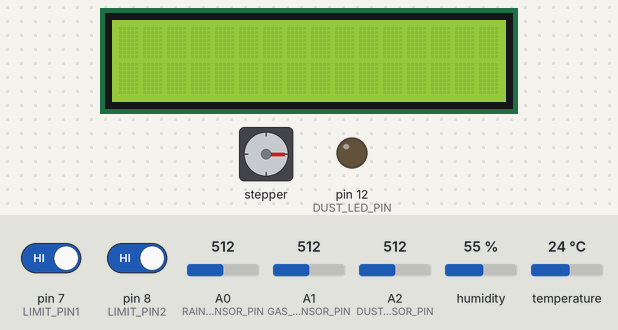
A sketch run on a simulated Arduino Uno, built with avr-gcc and run on an emulated ATmega328P. Shown: stepper motor, 16×2 character LCD, output pins drawn as LEDs (lit = HIGH). Wiring (inferred from the names in the program): stepper motor driver (200 steps per turn assumed): step pin 4; direction pin 5; enable pin 6. The test bench sets the inputs (shaded band); at power-on: pin 8 (LIMIT_PIN2) HIGH, pin 7 (LIMIT_PIN1) HIGH, A0 (RAIN_SENSOR_PIN) = 512, A1 (GAS_SENSOR_PIN) = 512, A2 (DUST_SENSOR_PIN) = 512, humidity 55 %, temperature 24 °C. Pins used as bus, display or sensor lines are not drawn; what the sketch prints to the serial monitor is not drawn.

Above: at 1.2 s.
1.3 s: pin 8 (LIMIT_PIN2) driven LOW
At 2.2 s:
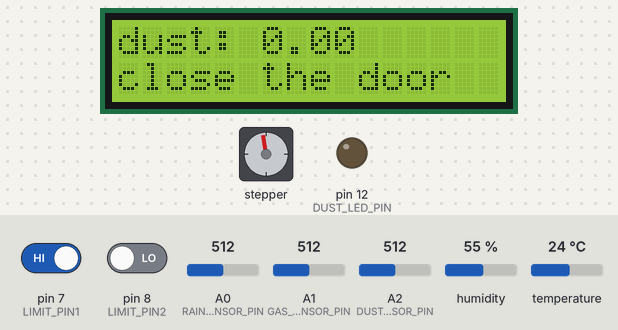
At 4.1 s:
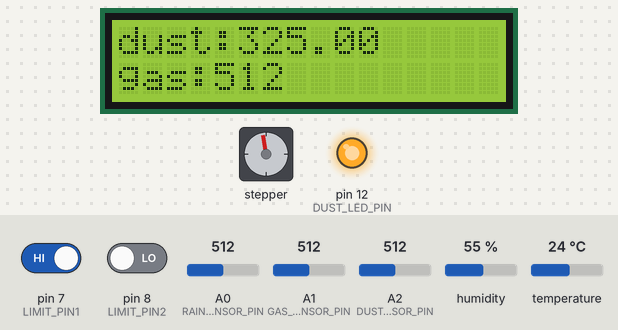
4.3 s: pin 7 (LIMIT_PIN1) driven LOW
At 5.6 s:
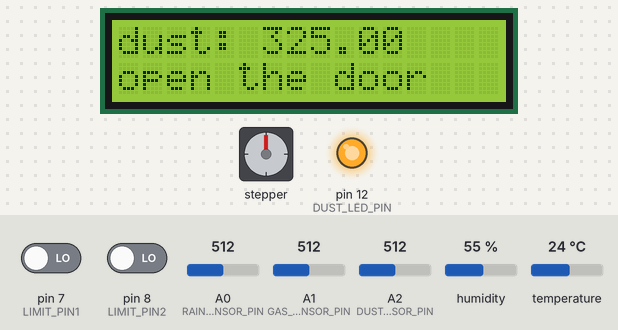
Timing chart, 0 to 13.3 s (numbered marks = the images above; inputs shaded):
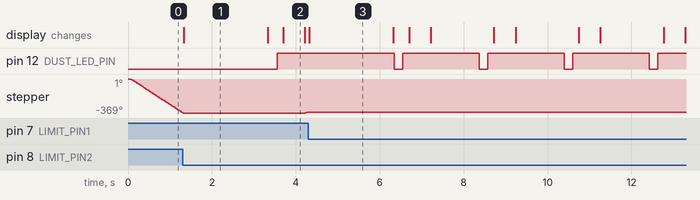

The sketch:

_______led.ino
```cpp
#include <LiquidCrystal_I2C.h>

#include <SoftwareSerial.h>
SoftwareSerial soft(12, 13);


#include <Wire.h>
LiquidCrystal_I2C lcd(0x27, 16, 2);

int led = 0;

// 모터 관련 설정
#define STEP_DELAY 3000
#define STEP_COUNT 200
#define ENABLE_PIN 6  //모터의 전압 차단유무
#define DIR_PIN 5     //회전의 방형
#define STEP_PIN 4    //회전의 정도
#define LIMIT_PIN1 7  //닫히는 스위치
#define LIMIT_PIN2 8  //열리는 스위치

int window_control = 1;  // 0: 수동 , 1:자동 ,작동하는지 확인을 위해 1로 지정
int window_status = 0;   // 0 : 정지 , 1 : 열리도록 , 2 : 닫히도록

int prev_window_status = 0;      // 창문의 마지막 상태를 저장, 0:알수 없음, 1:열림, 2:닫힘
unsigned long last_step_micros;  // 마지막으로 모터를 움직인 시간을 저장
int last_step_pin_status;
int prev_limit_1_status;  //이벤트 발생 전 닫히는 스위치의 상태
int prev_limit_2_status;  //이벤트 발생 전 열리는 스위치의 상태

#define SENSOR_CHECK_PERIOD 2000

//온도센서 설정
#include "DHT.h"
#define DHTPIN 11  // 11핀에다가 온도 센서 연결
#define DHTTYPE DHT11

DHT dht(DHTPIN, DHTTYPE);
int8_t humi, temp;  // humi, temp 변수 선언
unsigned long dht_prev_readed_millis;


#define LIMIT_TEMP_MAX_VALUE 30  //최고 온도, 이상이면 더움 감지
#define LIMIT_TEMP_MIN_VALUE 11  //최저 온도 , 이하이면 추움 감지

// 빗물 감지 센서
#define RAIN_SENSOR_PIN A0    // A0핀에다가 빗물 센서 연결
#define LIMIT_RAIN_VALUE 700  // 비가오는지 구분할 센서값 , 미만이면 비 감지
int rain_value = 0;

// 가스 감지 센서
#define GAS_SENSOR_PIN A1    // A1핀에다가 가스 센서 연결
#define LIMIT_GAS_VALUE 500  //이상이면 가스 감지
int gas_value = 0;

// 미세먼지 센서
#define LIMIT_DUST_VALUE 150  // 미세먼지 나쁨 감지
int DUST_SENSOR_PIN = A2;     // 미세먼지 핀 번호
int DUST_LED_PIN = 12;        // 미세먼지 센서 안에 있는 적외선 led 핀 번호
float dust_value = 0;         // 센서에서 입력 받은 미세먼지 값
float dustDensityug = 0;      // ug/m^3 값을 계산

int sampling = 280;  // 적외선 led를 키고, 센서 값을 읽어 들여 미세먼지를 측정하는 샘플링 시간
int waiting = 40;
float stop_time = 9680;  // 센서를 구동하지 않는 시간

void setup() {
  lcd.init();  //LCD 사용 시작    lcd.begin() 으로 하니까 에러 남
  lcd.backlight();

  Serial.begin(9600);
  soft.begin(9600);

  // 모터 관련 코드
  pinMode(DIR_PIN, OUTPUT);

  pinMode(STEP_PIN, OUTPUT);
  pinMode(ENABLE_PIN, OUTPUT);

  // 스위치 관련 코드
  pinMode(LIMIT_PIN1, INPUT);
  pinMode(LIMIT_PIN2, INPUT);

  // 모터 관련 코드
  digitalWrite(ENABLE_PIN, HIGH);
  digitalWrite(DIR_PIN, HIGH);
  last_step_micros = millis();

  // 스위치 관련 코드
  prev_limit_1_status = digitalRead(LIMIT_PIN1);
  prev_limit_2_status = digitalRead(LIMIT_PIN2);
  window_status = 0;

  // 온도 센서 초기화
  Serial.println("DHT SENSOR INIT");
  dht.begin();

  // 미세먼지 적외선 led를 출력으로 설정
  pinMode(DUST_LED_PIN, OUTPUT);
}

void loop() {
  // 센서 읽기
  // 온도 센서 측정

  if (((millis() - dht_prev_readed_millis) > SENSOR_CHECK_PERIOD) && (window_status == 0))  // 창문이 닫힌 상태이면서 2초 이상마다 정보를 출력
  {
    humi = (int8_t)dht.readHumidity();
    temp = (int8_t)dht.readTemperature();
    digitalWrite(DUST_LED_PIN, LOW);    // 미세먼지 적외선
    delayMicroseconds(sampling);        // 샘플링해주는 시간.
    dht_prev_readed_millis = millis();  //실행 했던 시간 저장

    dust_value = analogRead(DUST_SENSOR_PIN);
    delay(200);
    // 빗물 감지 센서
    rain_value = analogRead(RAIN_SENSOR_PIN);

    // 가스 감지 센서
    gas_value = analogRead(GAS_SENSOR_PIN);

    // 센서 값 읽어오기


    digitalWrite(DUST_LED_PIN, HIGH);  // LED 끄기
    delayMicroseconds(stop_time);      // LED 끄고 대기

    // 센서값 시리얼 모니터 출력
    Serial.println("###############################");
    Serial.println("######  SENSOR VALUE ##########");
    Serial.println("###############################");

    // 온습도 센서 값 출력
    Serial.print("TEMPERATURE : ");
    Serial.print(temp);
    Serial.println(" DEG");

    Serial.print("HUMIDITY : ");
    Serial.print(humi);
    Serial.println(" %");

    // 미세먼지 센서 값 출력
    dustDensityug = (0.17 * (dust_value * (5.0 / 1024)) - 0.1) * 1000;  // 미세먼지 값 계산
    Serial.print("Dust Density [ug/m3]: ");                             // 시리얼 모니터에 미세먼지 값 출력
    Serial.print(dustDensityug);

    if (dustDensityug < LIMIT_DUST_VALUE) {
      Serial.println("(NOT DETECTED)");
    } else {
      Serial.println("(DETECTED)");
    }

    lcd.setCursor(0, 0);
    lcd.print("dust:");
    lcd.print(dustDensityug);
    lcd.setCursor(0, 1);
    lcd.print("gas:");
    lcd.print(gas_value);
    delay(500);
    lcd.clear();
    // 빗물 센서 값 출력
    Serial.print("RAIN : ");
    Serial.print(rain_value);

    if (rain_value < LIMIT_RAIN_VALUE) {
      Serial.println("(DETECTED)");
    } else {
      Serial.println("(NOT DETECTED)");
    }

    // 가스 센서 값 출력
    Serial.print("GAS : ");
    Serial.print(gas_value);
    if (gas_value > LIMIT_GAS_VALUE) {
      Serial.println("(DETECTED)");
    } else {
      Serial.println("(NOT DETECTED)");
    }

    // 센서값 블루투스 전송
    soft.write(20);
    soft.write(temp);
    soft.write(humi);
    soft.write(rain_value);
    soft.write(rain_value >> 8);
    soft.write(gas_value);
    soft.write(gas_value >> 8);
    soft.write((uint8_t)0);
    soft.write((uint8_t)0);
    soft.write(21);
  }

  if (window_control == 1) {
    if (window_control == 1)  // 자동 제어 모드인 경우
    {
      if ((gas_value >= LIMIT_GAS_VALUE))  // 가스 값이 크고 창문이 열린 상태가 아니면
      {
        if (prev_window_status != 1) {
          window_status = 1;  // 창문 열기
        }
      } else if ((rain_value < LIMIT_RAIN_VALUE))  // 빗물 센서 값이 크고 창문이 닫힌 상태가 아니면
      {
        if (prev_window_status != 2) {
          window_status = 2;  // 창문 닫기
        }
      } else if ((temp >= LIMIT_TEMP_MAX_VALUE))  // 온도가 높고 창문이 열린 상태가 아니면
      {
        if (prev_window_status != 1) {
          window_status = 1;  // 창문 열기
        }
      } else if ((temp <= LIMIT_TEMP_MIN_VALUE))  // 온도가 낮고 창문이 닫힌 상태가 아니면
      {
        if (prev_window_status != 2) {
          window_status = 2;  // 창문 닫기
        }
      } else if ((dustDensityug >= LIMIT_DUST_VALUE))  // 미세먼지가 나쁘고 창문이 닫힌 상태가 아니면
      {
        if (prev_window_status != 2) {
          window_status = 2;  // 창문닫기
        }
      } else {
        window_status = 0;  // 윗 사항이 아닌 경우 창문 정지
      }
    }
  }

  /*  while ( soft.available() >= 2)
  {
    int ch = soft.read();
    Serial.write(ch);
    if ( ch == 20 )
    {
      delay(50);
      if ( soft.available() )
      {
        ch = soft.read();
        Serial.print(ch);
        Serial.print(" ");

        if ( ch == '0' ) // 0 을 수신하면 창문 이동 정지
        {
          window_status = 0;
          window_control = 0; // 창문 제어 명령이 수신된 경우 수동 제어로 전환
          digitalWrite(ENABLE_PIN, HIGH);
          prev_window_status = 0; // 마지막 창문의 상태는 알수 없음
        }
        if ( ch == '1' ) // 1을 수신하면 창문 열기
        {
          window_status = 1;
          window_control = 0; // 창문 제어 명령이 수신된 경우 수동 제어로 전환
          prev_window_status = 0; // 마지막 창문의 상태는 알수 없음
        }
        if ( ch == '2' ) // 2를 수신하면 창문 닫기
        {
          window_status = 2;
          window_control = 0; // 창문 제어 명령이 수신된 경우 수동 제어로 전환
          prev_window_status = 0; // 마지막 창문의 상태는 알수 없음
        }
        if ( ch == '3' ) // 3을 수신하면 창문 제어 자동
        {
          window_control = 1;
          prev_window_status = 0; // 마지막 창문의 상태는 알수 없음
        }
        if ( ch == '4' ) // 4를 수신하면 창문 제어 수동
        {
          window_control = 0;
          prev_window_status = 0; // 마지막 창문의 상태는 알수 없음
        }
      }
    }
  }*/
  if (window_control == 1)  // 자동 제어 모드인 경우
  {
    if ((gas_value >= LIMIT_GAS_VALUE))  // 가스 값이 크고 창문이 열린 상태가 아니면
    {
      if (prev_window_status != 1) {
        window_status = 1;  // 창문 열기
      }
    }
    /*else if ( ( rain_value < LIMIT_RAIN_VALUE ) ) // 빗물 센서 값이 크고 창문이 닫힌 상태가 아니면
    {
      if ( prev_window_status != 2 )
      {
        window_status = 2; // 창문 닫기
      }
    }*/
    else if ((temp >= LIMIT_TEMP_MAX_VALUE))  // 온도가 높고 창문이 열린 상태가 아니면
    {
      if (prev_window_status != 1) {
        window_status = 1;  // 창문 열기
      }
    } else if ((temp <= LIMIT_TEMP_MIN_VALUE))  // 온도가 낮고 창문이 닫힌 상태가 아니면
    {
      if (prev_window_status != 2) {
        window_status = 2;  // 창문 닫기
      }
    } else if ((dustDensityug >= LIMIT_DUST_VALUE))  // 미세먼지가 나쁘고 창문이 닫힌 상태가 아니면
    {
      if (prev_window_status != 2) {
        window_status = 2;  // 창문닫기
      }
    } else {
      window_status = 0;  // 윗 사항이 아닌 경우 창문 정지
    }
  }

  if (window_status == 1) {

    if (led == 0) {
      if ((micros() - last_step_micros) > STEP_DELAY)  //돌린지 3초가 지났다면
      {


        digitalWrite(ENABLE_PIN, LOW);  //전력공급
        delayMicroseconds(STEP_DELAY);
        digitalWrite(DIR_PIN, HIGH);  //열림 방향
        delayMicroseconds(STEP_DELAY);

        last_step_pin_status = !last_step_pin_status;  //변수 초기화를 안하여 기본값 0
        digitalWrite(STEP_PIN, last_step_pin_status);
        last_step_micros = micros();
        int limit_status = digitalRead(LIMIT_PIN1);
        if (limit_status == LOW)  // LIMIT 스위치가 눌러진 경우
        {
          //window_status = 0; // 대기 상태로 변경
          digitalWrite(ENABLE_PIN, HIGH);  //전력 차단
          //prev_window_status = 1; // 마지막 창문의 상태는 열림 상태
          led = 1;
        }
      }
    }
    if (led == 1) {
      lcd.setCursor(0, 0);
      lcd.print("dust: ");
      lcd.print(dustDensityug);
      lcd.setCursor(0, 1);
      lcd.print("open the door");
      delay(2000);
      lcd.clear();
      window_status = 0;       // 대기 상태로 변경
      prev_window_status = 1;  // 마지막 창문의 상태는 열림 상태
      led = 0;
    }
  }

  if (window_status == 2) {
    if (led == 0) {
      if ((micros() - last_step_micros) > STEP_DELAY) {
        digitalWrite(ENABLE_PIN, LOW);
        digitalWrite(DIR_PIN, LOW);
        last_step_pin_status = !last_step_pin_status;
        digitalWrite(STEP_PIN, last_step_pin_status);
        last_step_micros = micros();
        int limit_status = digitalRead(LIMIT_PIN2);
        if (limit_status == LOW)  // LIMIT 스위치가 눌러진 경우
        {
          //window_status = 0; // 대기 상태로 변경
          digitalWrite(ENABLE_PIN, HIGH);
          //prev_window_status = 2; // 마지막 창문의 상태는 닫힘 상태
          led=1;
        }
      }
    }
    if (led == 1) {
      lcd.setCursor(0, 0);
      lcd.print("dust: ");
      lcd.print(dustDensityug);
      lcd.setCursor(0, 1);
      lcd.print("close the door");
      delay(2000);
      lcd.clear();
      window_status = 0;       // 대기 상태로 변경
      prev_window_status = 2;  // 마지막 창문의 상태는 열림 상태
      led = 0;
    }
  }
}
```

Measured:
- after the input at 1.3 s, pin 12 (DUST_LED_PIN): LOW → HIGH after 2.3 s; the display: changes at once (image 1)
- after the input at 4.3 s, pin 12 (DUST_LED_PIN): alternates HIGH for 1.8 s and LOW for 0.20 s, starting after 2.1 s; stepper: goes on until 4.3 s, then stays -360°; the display: changes at once (image 3)
- what the display in image 1 shows lasts 2.0 s, from 1.3 s to 3.3 s
- what the display in image 2 shows lasts 0.5 s, from 3.7 s to 4.2 s
